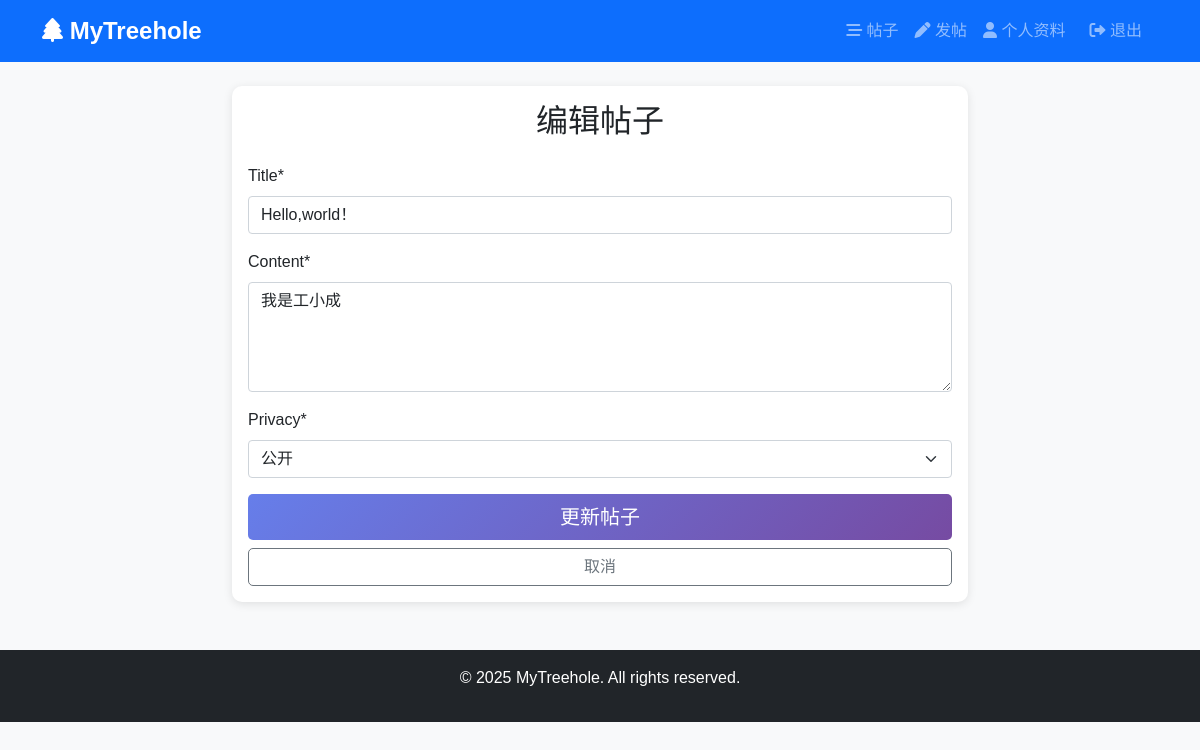
Screenshot of /posts/4/update/ (signed in) with the database file from the repository.
### posts/models.py (models this page shows, shortened)
class Post(models.Model):
    PRIVACY_CHOICES = [
        ('public', '公开'),
        ('friends', '仅好友'),
        ('private', '仅自己'),
    ]
    author = models.ForeignKey(User, on_delete=models.CASCADE, related_name='posts')
    title = models.CharField(max_length=200)
    content = models.TextField()
    created_at = models.DateTimeField(auto_now_add=True)
    updated_at = models.DateTimeField(auto_now=True)
    privacy = models.CharField(max_length=10, choices=PRIVACY_CHOICES, default='public')
    likes_count = models.IntegerField(default=0)
    comments_count = models.IntegerField(default=0)
    class Meta:
        ordering = ['-created_at']

### posts/views.py (the view)
# urls.py: path('<int:pk>/update/', post_update, name='post_update'),
@login_required
def post_update(request, pk):
    post = get_object_or_404(Post, pk=pk)
    if post.author != request.user:
        messages.error(request, '你没有权限编辑此帖子！')
        return redirect('post_detail', pk=post.pk)
    if request.method == 'POST':
        form = PostForm(request.POST, instance=post)
        if form.is_valid():
            form.save()
            messages.success(request, '帖子更新成功！')
            return redirect('post_detail', pk=post.pk)
    else:
        form = PostForm(instance=post)
    return render(request, 'posts/post_form.html', {'form': form})

### posts/forms.py
class PostForm(forms.ModelForm):
    class Meta:
        model = Post
        fields = ['title', 'content', 'privacy']
        widgets = {
            'content': forms.Textarea(attrs={'rows': 4}),
        }

### templates/posts/post_form.html (shortened to what this page needs)
{% extends 'base.html' %}
{% load crispy_forms_tags %}
{% block content %}
<div class="row justify-content-center">
    <div class="col-md-8">
        <div class="card">
            <div class="card-body">
                <h2 class="card-title text-center mb-4">
                    {% if form.instance.pk %}
                        编辑帖子
                    {% else %}
                        发布新帖子
                    {% endif %}
                </h2>
                <form method="POST">
                    {{ form|crispy }}
                    <div class="d-grid gap-2">
                        <button class="btn btn-primary btn-lg" type="submit">
                            {% if form.instance.pk %}更新帖子{% else %}发布帖子{% endif %}
                        </button>
                        <a href="{% url 'post_list' %}" class="btn btn-outline-secondary">取消</a>
                    </div>
                </form>
            </div>
        </div>
    </div>
</div>
{% endblock %}

### static/css/style.css (style rules this page uses)
body { font-family: 'Microsoft YaHei', sans-serif; background-color: #f8f9fa; }
.card { border: none; border-radius: 10px; box-shadow: 0 2px 10px rgba(0, 0, 0, 0.1); transition: transform 0.2s; }
.btn { border-radius: 5px; }
.btn-primary { background: linear-gradient(135deg, #667eea 0%, #764ba2 100%); border: none; transition: all 0.3s ease; }

### rows the page displays
Post: title "Hello,world！", content "我是工小成", privacy "公开"
